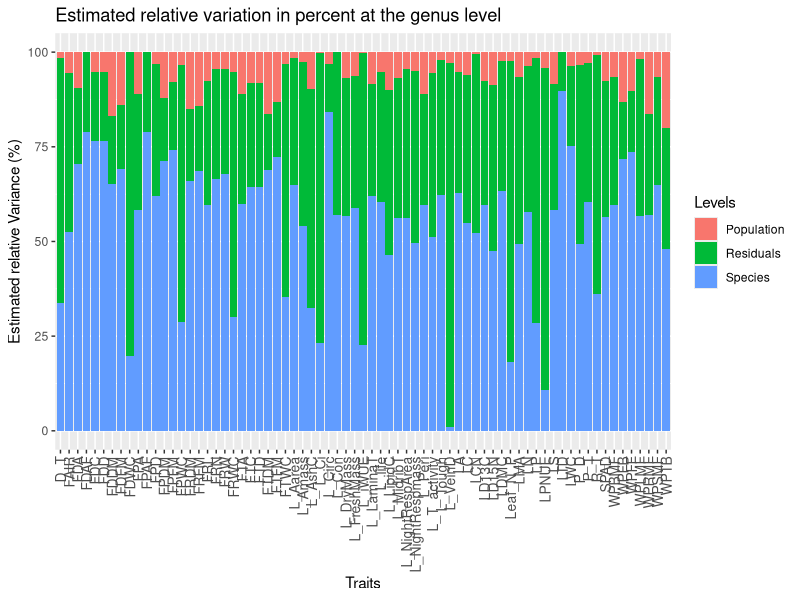

This chart was generated by the following R code: (Note: this script raises an error after producing the figure.)

rm(list = ls())

options(scipen=999)

packages <- list("tidyverse","ggplot2","here","lme4","svglite")


lapply(packages, require,character.only=T)

Sunflower_train <- read_csv(here("Datasets and Tables","Sunflower_train.csv"))

### converting the population and the species column to factor 

Sunflower_train <- Sunflower_train %>%
                   mutate_if(is.character,as.factor)



### Isolating the Species and the Population columns as separte vectors

Species <- Sunflower_train$Species

Pop <- Sunflower_train$Pop




#### A function to fit a mixed model on the entire dataset and
###  calculate the variance partitioning scores 

mixed_model <- function(x){
  model <- lmer(x~(1|Species/Pop))
  vc <- data.frame(VarCorr(model))
  variance <- vc %>% select(grp,vcov)
  Total_variance <- sum(variance$vcov)
  Population <- (variance[1,2]/Total_variance) * 100
  Species <- (variance[2,2]/Total_variance) * 100
  Residual <- (variance[3,2]/Total_variance) * 100
  results <- rbind(Population,Species,Residual)
  results <- data.frame(Variance = results)
  return(results)
}

##### Applying this function on the whole dataset 
### the result returns a list 

Variance_Species_pop <- Sunflower_train[,-c(1:2)] %>% 
                        map(mixed_model)

### converting this list into a dataframe

Variance_Species_pop <- data.frame(Variances = 
                                   do.call(rbind,Variance_Species_pop))
                       

#### extracting all the trait names in this dataset ##
## and repeating each name 3 times ##

Traits <- rep(colnames(Sunflower_train[-c(1:2)]),each=3)

### These are the groups for which the variances were computed ###

Levels <- rep(c("Population","Species","Residuals"),times=71)

### Putting the variance values, trait names and levels in one dataframe ## 

Variance_table_1 <- data.frame(Variance = Variance_Species_pop$Variance,
                               Traits = Traits,
                               Levels = Levels)

### Making a plot to view the variance partitioning ###

ggplot(Variance_table_1, aes(fill=Levels, y=Variance, x=Traits)) + 
  geom_bar(position='stack', stat='identity') +
  labs(x = "Traits", y = "Estimated relative Variance (%)") +
  ggtitle("Estimated relative variation in percent at the genus level") +
  theme(axis.text.x = element_text(size = 10,angle = 90,vjust = 0.5,hjust = 1)) 
  
 

here("Figures")

ggsave("C:/Users/samba/Documents/Chapter_1_Analysis/Figures/Figure S2.svg",
       dpi=300)



Variance_table_1 <- Variance_table_1 %>% pivot_wider(names_from = Levels,
                                                     values_from = Variance)



## Arranging the Species variance values in a descending order ##

Variance_table_1 <- Variance_table_1 %>% arrange(desc(Species))


here("Dataset and Tables")

### exporting the dataframe containing the variance partitioning values at the genus level

write.csv(Variance_table_1,
          "C:/Users/samba/Documents/MachineLearningFunctionalTraitDivergence/Dataset and Tables/Variance_partitioning_Genus.csv",
          row.names = FALSE)




#################### 
####### Exploring variance partitioning values at the clade level ###
###############

### PERENNIAL #### 

###### Perennial Species Names ##### 

Perennials <- c("H_salicifolius","H_maximiliani","H_giganteus",
                "H_verticillatus","H_grosseserratus","H_divaricatus",
                "H_microcephalus","H_cusickii")


##### Subset the dataframe to only contain the perennial species ## 

Perennial_Sunflowers <- Sunflower_train %>% filter(Species %in% Perennials)

##### 

### Isolating the Species and the Population columns as separate vectors ##
## This must be done before applying the function ###

Species <- Perennial_Sunflowers$Species

Pop <- Perennial_Sunflowers$Pop

#### Calculate Variance partitioning ###

Variance_Species_pop_Perennials <- Perennial_Sunflowers[,-c(1:2)] %>% 
                        map(mixed_model)

### converting this list into a dataframe

Variance_Species_pop_Perennials <- data.frame(Variances = 
                                     do.call(rbind,
                                             Variance_Species_pop_Perennials))


#### extracting all the trait names in this dataset ##
## and repeating each name 3 times ## Same as Genus level 


Traits <- rep(colnames(Sunflower_train[-c(1:2)]),each=3)

### These are the groups for which the variances were computed ###

Levels <- rep(c("Population","Species","Residuals"),times=71)

### Putting the variance values, trait names and levels in one dataframe ## 

Variance_table_2 <- data.frame(Variance = Variance_Species_pop_Perennials$Variance,
                               Traits = Traits,
                               Levels = Levels)

### Making a plot to view the variance partitioning ###

ggplot(Variance_table_2, aes(fill=Levels, y=Variance, x=Traits)) + 
  geom_bar(position='stack', stat='identity') +
  labs(x = "Traits", y = "Estimated relative Variance (%)") +
  ggtitle("Estimated relative variation in percent at the Perennial level") +
  theme(axis.text.x = element_text(size = 10,angle = 90,vjust = 0.5,hjust = 1)) 



here("Figures")

ggsave("C:/Users/samba/Documents/Chapter_1_Analysis/Figures/Figure S3.svg",
       dpi=300)



Variance_table_2 <- Variance_table_2 %>% pivot_wider(names_from = Levels,
                                                     values_from = Variance)



## Arranging the Species variance values in a descending order ##

Variance_table_2 <- Variance_table_2 %>% arrange(desc(Species))


here("Dataset and Tables")

### exporting the dataframe containing the variance partitioning values at the genus level

write.csv(Variance_table_2,
          "C:/Users/samba/Documents/Chapter_1_Analysis/Datasets and Tables/Variance_partitioning_perennial.csv",
          row.names = FALSE)




#### ANNUAL ####

### Annual species names  ###


###### FILTER OUT BY ANNUAL SPECIES ##### 

Annuals <- c("H_praeco_ssp_runyonii","H_debili_ssp_tardiflorus",
             "H_neglectus","H_petiolari_ssp_petiolaris",
             "H_niveu_ssp_tephrodes","H_annuus","H_argophyllus")



##### keeping only the annuals  ### 
Annual_Sunflowers <- Sunflower_train %>% filter(Species %in% Annuals)


### Isolating the Species and the Population columns as separate vectors ##
## This must be done before applying the function ###

Species <- Annual_Sunflowers$Species

Pop <- Annual_Sunflowers$Pop

#### Calculate Variance partitioning ###

Variance_Species_pop_Annuals <- Annual_Sunflowers[,-c(1:2)] %>% 
                                map(mixed_model)

### converting this list into a dataframe

Variance_Species_pop_Annuuals <- data.frame(Variances = 
                                                do.call(rbind,
                                                        Variance_Species_pop_Annuals))


#### extracting all the trait names in this dataset ##
## and repeating each name 3 times ## Same as Genus level 

Traits <- rep(colnames(Sunflower_train[-c(1:2)]),each=3)

### These are the groups for which the variances were computed ###

Levels <- rep(c("Population","Species","Residuals"),times=71)

### Putting the variance values, trait names and levels in one dataframe ## 

Variance_table_3 <- data.frame(Variance = Variance_Species_pop_Annuuals$Variance,
                               Traits = Traits,
                               Levels = Levels)

### Making a plot to view the variance partitioning ###

ggplot(Variance_table_3, aes(fill=Levels, y=Variance, x=Traits)) + 
  geom_bar(position='stack', stat='identity') +
  labs(x = "Traits", y = "Estimated relative Variance (%)") +
  ggtitle("Estimated relative variation in percent at the Annual level") +
  theme(axis.text.x = element_text(size = 10,angle = 90,vjust = 0.5,hjust = 1)) 



here("Figures")

ggsave("C:/Users/samba/Documents/Chapter_1_Analysis/Figures/Figure S4.svg",
       dpi=300)



Variance_table_3 <- Variance_table_3 %>% pivot_wider(names_from = Levels,
                                                     values_from = Variance)



## Arranging the Species variance values in a descending order ##

Variance_table_3 <- Variance_table_3 %>% arrange(desc(Species))


here("Dataset and Tables")

### exporting the dataframe containing the variance partitioning values at the genus level

write.csv(Variance_table_3,
          "C:/Users/samba/Documents/Chapter_1_Analysis/Datasets and Tables/Variance_partitioning_Annual.csv",
          row.names = FALSE)




####### SOUTHEASTERN PERENNIAL ###

### Southeastern perennial species names ### 

Southeastern_perennials <- c("H_carnosus","H_atrorubens","H_radula",
                             "H_silphioides","H_floridanus","H_heterophyllus",
                             "H_longifolius","H_angustifolius")


##### keeping only the Southeastern perennials  ### 
Southeastern_perennial_sunflowers <- Sunflower_train %>% 
                                     filter(Species %in% 
                                              Southeastern_perennials)


### Isolating the Species and the Population columns as separate vectors ##
## This must be done before applying the function ###

Species <- Southeastern_perennial_sunflowers$Species

Pop <- Southeastern_perennial_sunflowers$Pop

#### Calculate Variance partitioning ###

Variance_Species_pop_southeastern_perennials <- Southeastern_perennial_sunflowers[,-c(1:2)] %>% 
                                                map(mixed_model)

### converting this list into a dataframe

Variance_Species_pop_southeastern_perennials <- data.frame(Variances = 
                                              do.call(rbind,
                                                      Variance_Species_pop_southeastern_perennials))


#### extracting all the trait names in this dataset ##
## and repeating each name 3 times ## Same as Genus level 

Traits <- rep(colnames(Sunflower_train[-c(1:2)]),each=3)

### These are the groups for which the variances were computed ###

Levels <- rep(c("Population","Species","Residuals"),times=71)

### Putting the variance values, trait names and levels in one dataframe ## 

Variance_table_4 <- data.frame(Variance = Variance_Species_pop_southeastern_perennials$Variance,
                               Traits = Traits,
                               Levels = Levels)

### Making a plot to view the variance partitioning ###

ggplot(Variance_table_4, aes(fill=Levels, y=Variance, x=Traits)) + 
  geom_bar(position='stack', stat='identity') +
  labs(x = "Traits", y = "Estimated relative Variance (%)") +
  ggtitle("Estimated relative variation in percent at the southeastern perennial level") +
  theme(axis.text.x = element_text(size = 10,angle = 90,vjust = 0.5,hjust = 1)) 



here("Figures")

ggsave("C:/Users/samba/Documents/Chapter_1_Analysis/Figures/Figure S5.svg",
       dpi=300)



Variance_table_4 <- Variance_table_4 %>% pivot_wider(names_from = Levels,
                                                     values_from = Variance)



## Arranging the Species variance values in a descending order ##

Variance_table_4 <- Variance_table_4 %>% arrange(desc(Species))


here("Dataset and Tables")

### exporting the dataframe containing the variance partitioning values at the genus level

write.csv(Variance_table_4,
          "C:/Users/samba/Documents/Chapter_1_Analysis/Datasets and Tables/Variance_partitioning_southeastern_perennials.csv",
          row.names = FALSE)





